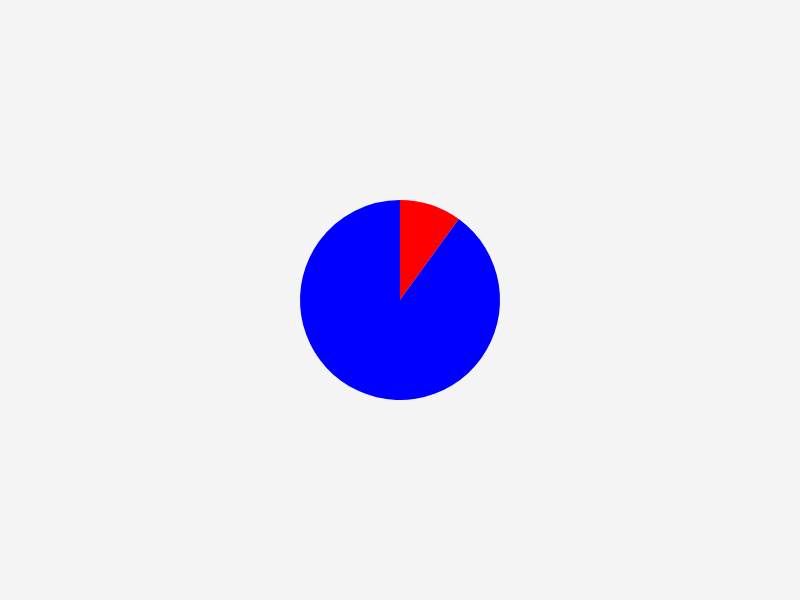
Frame 1 (no input)
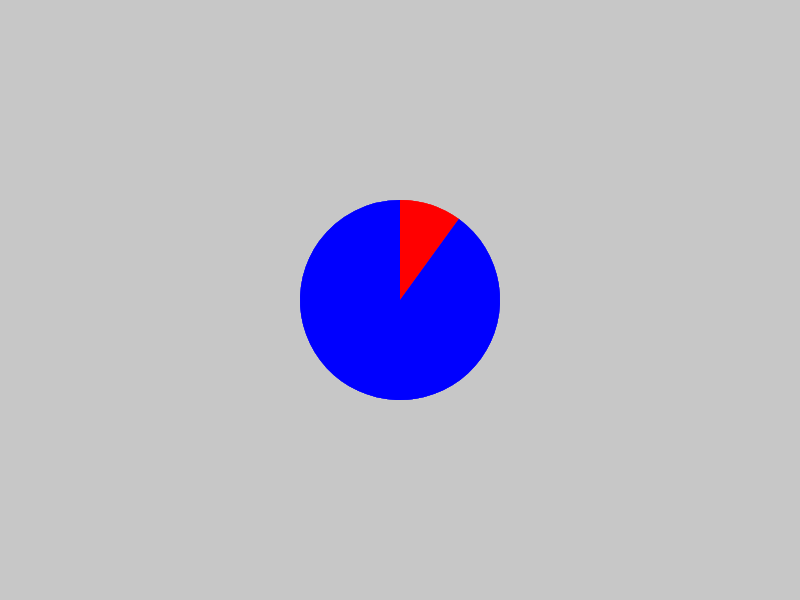
Frame 60 (no input)
Frame 120 (the mouse pressed at the canvas centre since frame 60): identical to frame 60, image omitted

The p5.js sketch that drew these frames (run headless with seeded random() and noise() and a simulated clock; from frame 60 on, the mouse is pressed at the canvas centre):

// p5.js sketch
// ── sketch.js
function setup() {
    createCanvas(800,600);
}  
function draw() {
    translate(width/2,height/2);
    rotate(-HALF_PI);
    background(200,50);
    let ang = TWO_PI / 100;
    let a = 10;
    let b = 90;
    noStroke();
    fill('#FF0000');
    arc(0,0,200,200,0,a*ang,PIE);
    let inicio = a*ang;
    fill('#0000FF');
    arc(0,0,200,200,inicio,b*ang+inicio,PIE);
}
